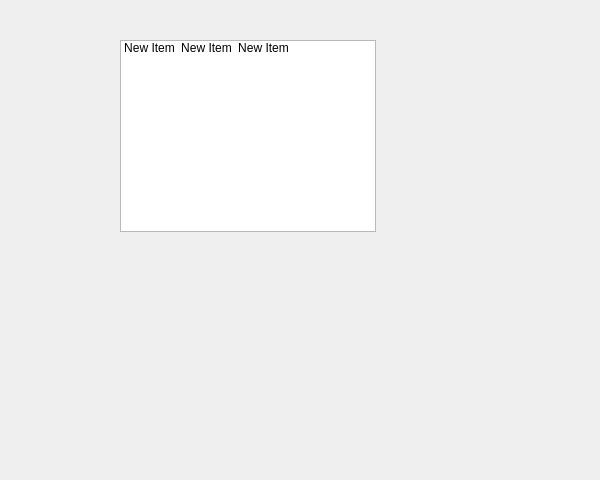
<ui version="4.0" >
 <class>Form1</class>
 <widget class="QWidget" name="Form1" >
  <property name="geometry" >
   <rect>
    <x>0</x>
    <y>0</y>
    <width>600</width>
    <height>480</height>
   </rect>
  </property>
  <property name="windowTitle" >
   <string>Form1</string>
  </property>
  <widget class="QListWidget" name="listWidget" >
   <property name="geometry" >
    <rect>
     <x>120</x>
     <y>40</y>
     <width>256</width>
     <height>192</height>
    </rect>
   </property>
   <property name="viewMode" >
    <enum>QListView::IconMode</enum>
   </property>
   <property name="uniformItemSizes" >
    <bool>false</bool>
   </property>
   <item>
    <property name="text" >
     <string>New Item</string>
    </property>
    <property name="icon" >
     <iconset>height.png</iconset>
    </property>
   </item>
   <item>
    <property name="text" >
     <string>New Item</string>
    </property>
    <property name="icon" >
     <iconset>gradient.png</iconset>
    </property>
   </item>
   <item>
    <property name="text" >
     <string>New Item</string>
    </property>
   </item>
  </widget>
 </widget>
 <layoutdefault spacing="6" margin="11" />
 <pixmapfunction>qPixmapFromMimeSource</pixmapfunction>
 <resources/>
 <connections/>
</ui>
